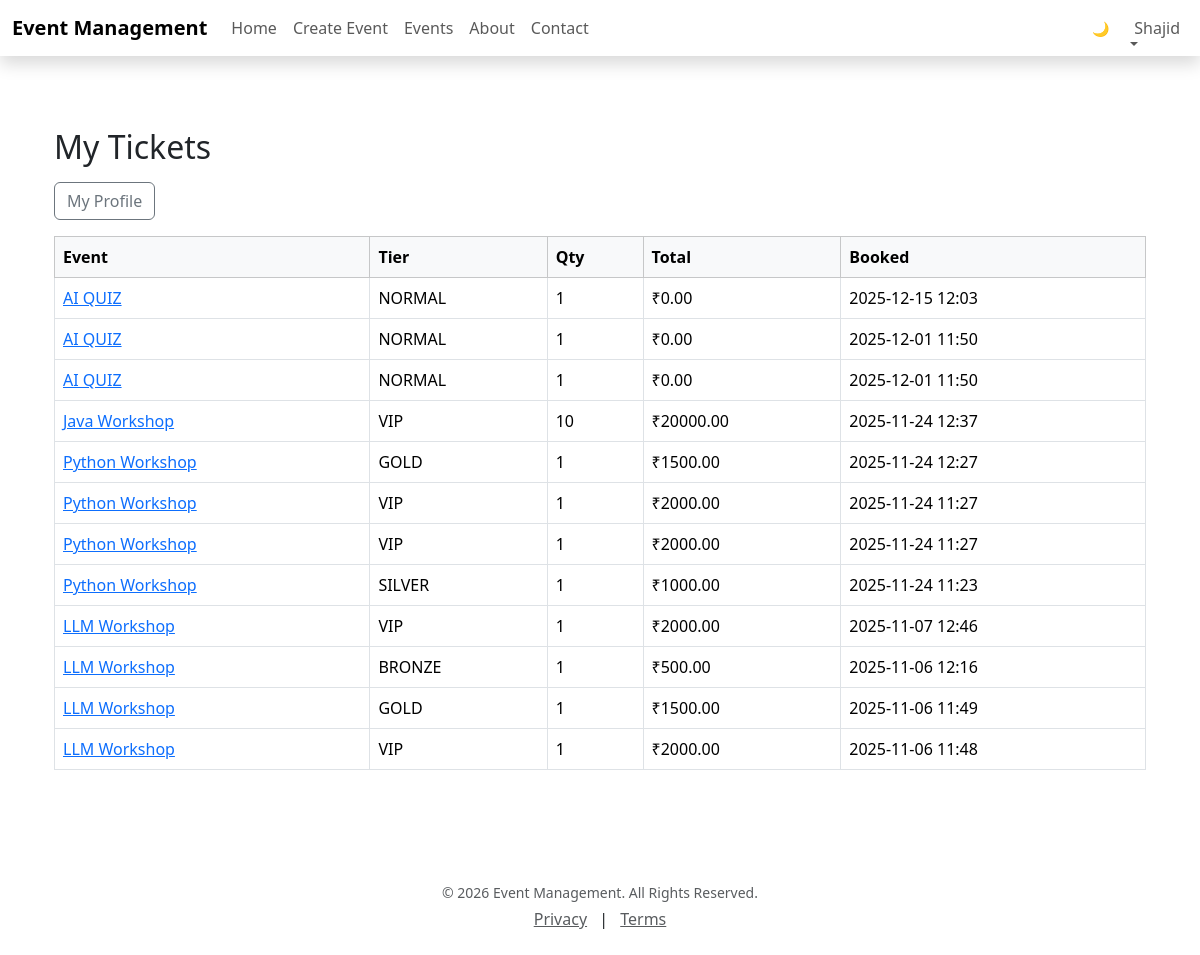
Page /dashboard/attendee/ (signed in) on the committed database.
### myapp08/models.py (models this page shows, shortened)
class Ticket(models.Model):
    code = models.CharField(max_length=36, default=generate_uuid, unique=True)
    event = models.ForeignKey(Event, on_delete=models.CASCADE, related_name="tickets")
    user  = models.ForeignKey(settings.AUTH_USER_MODEL, null=True, blank=True, on_delete=models.SET_NULL)
    email = models.EmailField()
    tier  = models.ForeignKey(TicketTier, on_delete=models.SET_NULL, null=True, blank=True)
    quantity = models.PositiveIntegerField(default=1)
    total_amount = models.DecimalField(max_digits=10, decimal_places=2, default=0)
    qr_image = models.ImageField(upload_to=ticket_qr_upload_path, null=True, blank=True)
    certificate_file = models.FileField(upload_to=ticket_certificate_upload_path, null=True, blank=True)
    created_at = models.DateTimeField(auto_now_add=True)
    class Meta:
        ordering = ["-created_at"]

class Event(models.Model):
    organizer = models.ForeignKey(settings.AUTH_USER_MODEL, on_delete=models.CASCADE)
    title      = models.CharField(max_length=200)
    description = models.TextField(blank=True)
    date       = models.DateField()
    time       = models.TimeField(null=True, blank=True)
    location   = models.CharField(max_length=255)
    image      = models.ImageField(upload_to="events/cover/", null=True, blank=True)
    category   = models.ForeignKey(EventCategory, on_delete=models.SET_NULL, null=True, blank=True)

class TicketTier(models.Model):
    event = models.ForeignKey(Event, on_delete=models.CASCADE, related_name="tiers")
    name  = models.CharField(max_length=50)
    price = models.DecimalField(max_digits=10, decimal_places=2, validators=[MinValueValidator(0)])
    capacity = models.PositiveIntegerField(default=0)
    sold     = models.PositiveIntegerField(default=0)
    class Meta:
        unique_together = ("event", "name")
        ordering = ["price"]

### myapp08/views.py (the view)
# urls.py: path('dashboard/attendee/', views.attendee_dashboard, name='attendee_dashboard'),
@login_required
def attendee_dashboard(request):
    my_tickets = Ticket.objects.filter(
        Q(user=request.user) | Q(email=request.user.email)
    ).select_related('event', 'tier').order_by('-created_at')
    return render(request, 'dashboard_attendee.html', {
        'tickets': my_tickets,
    })

### templates/dashboard_attendee.html
{% extends 'base.html' %}
{% block content %}
<div class="container my-5">
  <h2 class="mb-3">My Tickets</h2>
  <div class="mb-3">
    <a class="btn btn-outline-secondary" href="{% url 'profile' %}">My Profile</a>
  </div>
  {% if tickets %}
    <div class="table-responsive">
      <table class="table table-bordered align-middle">
        <thead class="table-light">
          <tr><th>Event</th><th>Tier</th><th>Qty</th><th>Total</th><th>Booked</th></tr>
        </thead>
        <tbody>
          {% for t in tickets %}
            <tr>
              <td><a href="{% url 'event_detail' t.event.pk %}">{{ t.event.title }}</a></td>
              <td>{{ t.tier.name }}</td>
              <td>{{ t.quantity }}</td>
              <td>₹{{ t.total_amount }}</td>
              <td>{{ t.created_at|date:"Y-m-d H:i" }}</td>
            </tr>
          {% endfor %}
        </tbody>
      </table>
    </div>
  {% else %}
    <p class="text-muted">No tickets yet.</p>
  {% endif %}
</div>
{% endblock %}

### templates/base.html (shortened to what this page needs)
{% load static %}
<!DOCTYPE html>
<html lang="en" id="htmlRoot" data-bs-theme="light">
<head>
  <link href="https://cdn.jsdelivr.net/npm/bootstrap@5.3.3/dist/css/bootstrap.min.css" rel="stylesheet">
  <link href="{% static 'css/styles.css' %}" rel="stylesheet">
</head>
<body class="d-flex flex-column min-vh-100 page-bg-overlay">
  <nav class="navbar navbar-expand-lg shadow sticky-top nav-hover theme-navbar">
  <div class="container-fluid">
    <a class="navbar-brand fw-bold" href="{% url 'event_list' %}">Event Management</a>
    <div class="collapse navbar-collapse" id="navbarNavAltMarkup">
      <div class="navbar-nav me-auto">
        <a class="nav-link nav-text" href="{% url 'home' %}">Home</a>
        {% if user.is_authenticated %}
          <a class="nav-link nav-text" href="{% url 'event_create' %}">Create Event</a>
        {% endif %}
        <a class="nav-link nav-text" href="{% url 'event_list' %}">Events</a>
        <a class="nav-link nav-text" href="{% url 'about' %}">About</a>
        <a class="nav-link nav-text" href="{% url 'contact' %}">Contact</a>
      </div>
      <div class="navbar-nav align-items-center gap-2">
        <button id="themeToggle" class="btn btn-sm theme-toggle-btn" type="button">
          🌙
        </button>
        {% if user.is_authenticated %}
        <li class="nav-item dropdown">
          <a class="nav-link dropdown-toggle nav-text" href="#" id="userDropdown"
             data-bs-toggle="dropdown">
            {{ user.username }}
          </a>
        </li>
        {% else %}
          <a class="btn btn-success btn-sm" href="{% url 'login' %}">Login</a>
          <a class="btn btn-light btn-sm" href="{% url 'signup' %}">Sign Up</a>
        {% endif %}
      </div>
    </div>
  </div>
</nav>
  <main class="flex-shrink-0">
    <div class="container py-4">
      {% block content %}{% endblock %}
    </div>
  </main>
  <footer class="footer mt-auto py-4">
    <div class="container text-center">
      <p class="mb-1 text-muted small">© {% now "Y" %} Event Management. All Rights Reserved.</p>
      <div>
        <a href="{% url 'contact' %}" class="text-muted me-2">Privacy</a> |
        <a href="{% url 'contact' %}" class="text-muted ms-2">Terms</a>
      </div>
    </div>
  </footer>
</body>
</html>

### static/css/styles.css (style rules this page uses)
.navbar .nav-link { position: relative; font-weight: 500; }
.navbar .nav-link::after { content: ""; position: absolute; left: 0; bottom: 2px; width: 0%; height: 2px; background: white; transition: width 0.3s; }

### templates/base.html (style rules this page uses)
.page-bg-overlay { position: relative; z-index: 0; }

### rows in the picture
Ticket: event "AI QUIZ", tier.name "NORMAL", quantity "1", total_amount "0.00", created_at "2025-12-15 12:03"
Ticket: event "AI QUIZ", tier.name "NORMAL", quantity "1", total_amount "0.00", created_at "2025-12-01 11:50"
Ticket: event "AI QUIZ", tier.name "NORMAL", quantity "1", total_amount "0.00", created_at "2025-12-01 11:50"
Ticket: event "Java Workshop", tier.name "VIP", quantity "10", total_amount "20000.00", created_at "2025-11-24 12:37"
Ticket: event "Python Workshop", tier.name "GOLD", quantity "1", total_amount "1500.00", created_at "2025-11-24 12:27"
Ticket: event "Python Workshop", tier.name "VIP", quantity "1", total_amount "2000.00", created_at "2025-11-24 11:27"
Ticket: event "Python Workshop", tier.name "VIP", quantity "1", total_amount "2000.00", created_at "2025-11-24 11:27"
Ticket: event "Python Workshop", tier.name "SILVER", quantity "1", total_amount "1000.00", created_at "2025-11-24 11:23"
Ticket: event "LLM Workshop", tier.name "VIP", quantity "1", total_amount "2000.00", created_at "2025-11-07 12:46"
Ticket: event "LLM Workshop", tier.name "BRONZE", quantity "1", total_amount "500.00", created_at "2025-11-06 12:16"
Ticket: event "LLM Workshop", tier.name "GOLD", quantity "1", total_amount "1500.00", created_at "2025-11-06 11:49"
Ticket: event "LLM Workshop", tier.name "VIP", quantity "1", total_amount "2000.00", created_at "2025-11-06 11:48"

### other values in the picture
{{ user.username }} "Shajid"
